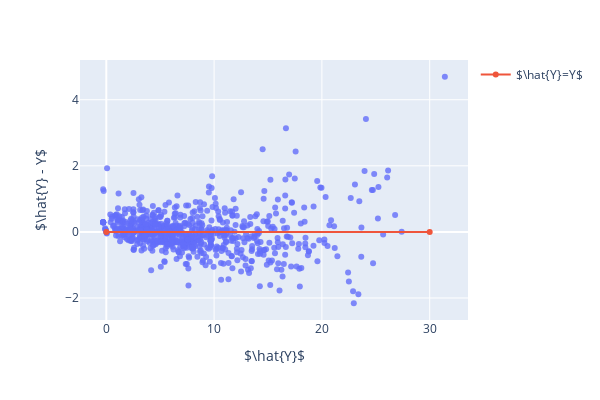

Source (notebook cell):
### Markdown cell above
<br/><br/>

---

## Model Performance/Diagnosing the Model

In previous lectures we have plotted the residual vs. our single input feature $x$.

For higher dimensional regression models, we often graph the residual with respect to the fitted values $\hat{y}$.

### Code cell
fig = px.scatter(x = Y_hat.flatten(), y = (Y - Y_hat).flatten(), opacity=0.8, width=600, height=400)
fig.add_trace(go.Scatter(x=[0, 30], y=[0,0], name="$\hat{Y}=Y$"))
fig.update_xaxes(title="$\hat{Y}$")
fig.update_yaxes(title="$\hat{Y} - Y$")
fig

### Figure 1 — Plotly figure (JSON) as saved in the notebook; plotly's stock layout.template omitted (floating-point values rounded to 4 significant figures; data arrays with more than 128 entries replaced by an {"elided": "..."} marker saying what was removed)
{"data": [{"hovertemplate": "x=%{x}<br>y=%{y}<extra></extra>", "legendgroup": "", "marker": {"color": "#636efa", "opacity": 0.8, "symbol": "circle"}, "mode": "markers", "name": "", "orientation": "v", "showlegend": false, "type": "scatter", "x": {"elided": "708 float values"}, "xaxis": "x", "y": {"elided": "708 float values"}, "yaxis": "y"}, {"name": "$\\hat{Y}=Y$", "type": "scatter", "x": [0, 30], "y": [0, 0]}], "layout": {"height": 400, "legend": {"tracegroupgap": 0}, "margin": {"t": 60}, "width": 600, "xaxis": {"anchor": "y", "autorange": true, "domain": [0, 1], "range": [-2.393, 33.51], "title": {"text": "$\\hat{Y}$"}, "type": "linear"}, "yaxis": {"anchor": "x", "autorange": true, "domain": [0, 1], "range": [-2.665, 5.202], "title": {"text": "$\\hat{Y} - Y$"}, "type": "linear"}}}
